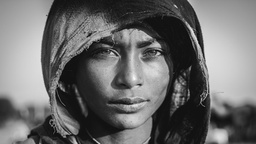
#> input picture portrait.jpg, 256 x 144 px, shrunk from 828 x 466 before the run
$ python main.py
#> lines starting #> are read from the running program, lines starting #| are printed output that depends on the picture; long printed decimals are rounded
import matplotlib.image as mpimg
import matplotlib.pyplot as plt
import scipy.signal as sig
from scipy.spatial import Voronoi, voronoi_plot_2d
from scipy.interpolate import LinearNDInterpolator, griddata

from PIL import Image
import numpy as np
import random as rnd

def get_coordinates(n_points, shift_x, shift_y, region_size):
    x = [(rnd.random() + shift_x)*region_size for _ in range(n_points)]
    y = [(rnd.random() + shift_y)*region_size for _ in range(n_points)]

    return list(zip(x,y))

def stipple_image(sampling_size: int):
    kernel_average = np.ones((sampling_size,sampling_size))/(sampling_size**2)
    convolution_tmp = sig.convolve(img, kernel_average)

    # only keep every sampling_size "n" value
    convolution = convolution_tmp[::sampling_size, ::sampling_size]

    print(f"Size of original image: {img.shape}")
    print(f"SIze of convolution: {convolution.shape}")

    # use value of pixel average to generate n coordinates for each region of the image
    conv_height, conv_width = convolution.shape
    coordinates = []
    for column in range(conv_width):
        for row in range(conv_height):
            n_points = int((255-convolution[row, column]) * sampling_size / 255)
            coordinates.extend(get_coordinates(n_points, column, conv_height-row, sampling_size))

    coordinates = np.array(coordinates)
    print(f"Number of dots: {coordinates.shape}")
    return coordinates

def weight_function(img, upsampling):
    x_size, y_size = img.shape

    x = np.array(list(np.arange(0,y_size)) * x_size)
    y = np.array(list(np.repeat(np.arange(0,x_size), y_size)))

    X = np.arange(0, y_size, upsampling)
    Y = np.arange(0, x_size, upsampling)
    X, Y = np.meshgrid(X, Y)  # 2D grid for interpolation

    Z = griddata((x, y), img.reshape(-1), (X, Y), method='cubic')
    return Z

def calculate_point_shift(voronoi, weight, step, weight_modifier):
    new_points = []
    cum_shift = 0

    max_y, max_x = weight.shape

    for index, region_index in enumerate(voronoi.point_region):
        vertices_indexes = voronoi.regions[region_index]
        vertices = [voronoi.vertices[index] for index in vertices_indexes]

        mass_distance = [0, 0]
        tot_mass = 0
        for point in vertices:
            point_int = [round(coord) for coord in point]
            point_int[0] = sorted([0, point_int[0], max_x-1])[1]
            point_int[1] = sorted([0, point_int[1], max_y-1])[1]

            mass_distance[0] += point_int[0] * float(weight[max_y-1 - point_int[1], point_int[0]]) * weight_modifier
            mass_distance[1] += point_int[1] * float(weight[max_y-1 - point_int[1], point_int[0]]) * weight_modifier
            tot_mass += int(weight[max_y-1 - point_int[1], point_int[0]]) * weight_modifier

        com = [coord/tot_mass for coord in mass_distance]

        current_point = voronoi.points[index]
        shift = com - current_point

        new_point = current_point + step*(shift)
        cum_shift += sum(abs(new_point - current_point))
        new_points.append(new_point)

    return np.array(new_points), cum_shift

if __name__ == "__main__":
    PATH = "portrait.jpg"
    SAMPLING_SIZE = 6
    CORRECTION_STEP = 0.2

    # img = mpimg.imread(PATH)

    img = np.array(Image.open(PATH).convert('L'))
#> img is the input picture: shape (144, 256); min 4, max 250, mean 107.2
    WIDTH, HEIGHT = img.shape
#> WIDTH = 144; HEIGHT = 256

    coordinates = stipple_image(SAMPLING_SIZE)
#> in stipple_image, `convolution_tmp = sig.convolve(img, kernel_average)`:
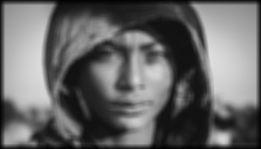
#> convolution_tmp: shape (149, 261) float64; min 1.61, max 222.2, mean 101.7
#> in stipple_image, `convolution = convolution_tmp[::sampling_size, ::sampling_size]`:
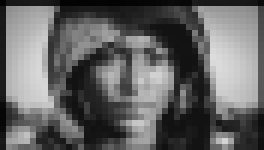
#> convolution: shape (25, 44) float64 (shown 6 times larger); min 3.39, max 220.7, mean 99.8
#| Size of original image: (144, 256)
#| SIze of convolution: (25, 44)
#| Number of dots: (3484, 2)

    stippling_img = plt.scatter(coordinates[:,0], coordinates[:,1],s=3)
    plt.show()
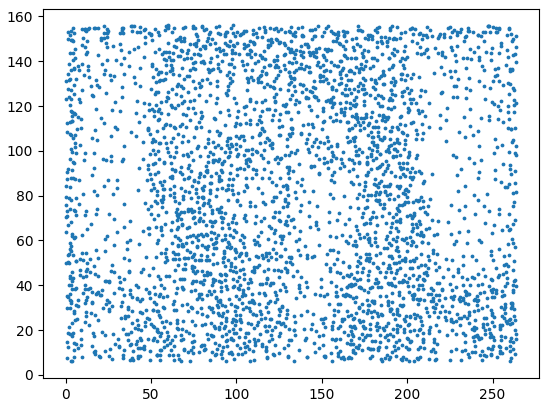
#> figure drawn by matplotlib, 1 panel

    plt.imshow(img, cmap="bone")
    plt.show()

    # [5 lines of commented-out code are left out]


    for i in range(25):
        print(f"Iteration number {i}")

        # create voronoi diagram
        vor = Voronoi(coordinates)

        # get point shifts
        coordinates, error = calculate_point_shift(vor, img, CORRECTION_STEP, 3)
        print(f"Current cumulative shift of points is: {error}")
#> this loop made 25 passes
#| Current cumulative shift of points is: 1602.307
#| Current cumulative shift of points is: 1400.906
#| Current cumulative shift of points is: 1131.950
#| Current cumulative shift of points is: 954.206
#| Current cumulative shift of points is: 838.275
#| Current cumulative shift of points is: 735.410
#| Current cumulative shift of points is: 941.771
#| Current cumulative shift of points is: 591.156
#> (further printed lines are left out)

    stippling_img = plt.scatter(coordinates[:,0], coordinates[:,1], s=3)
    plt.show()
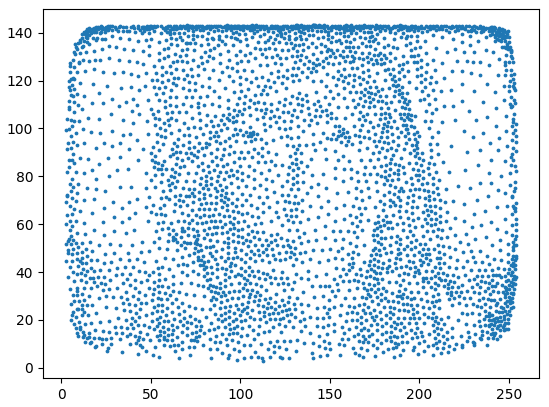
#> figure drawn by matplotlib, 1 panel

$ run again, with polka.jpg copied over portrait.jpg
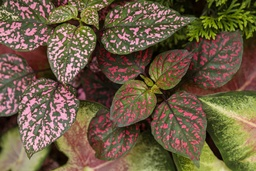
#> input picture polka.jpg, 256 x 171 px, shrunk from 3000 x 2000 before the run
#> in stipple_image, `convolution_tmp = sig.convolve(img, kernel_average)`:
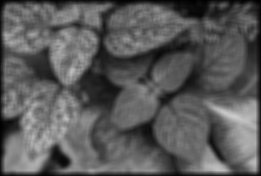
#> convolution_tmp: shape (176, 261) float64; min 0.417, max 204, mean 90.3
#| Size of original image: (171, 256)
#| SIze of convolution: (30, 44)
#| Number of dots: (4532, 2)
#> the loop `for i in range(25):` made 25 passes
#| Current cumulative shift of points is: 2464.928
#| Current cumulative shift of points is: 1938.906
#| Current cumulative shift of points is: 1699.130
#| Current cumulative shift of points is: 1481.734
#| Current cumulative shift of points is: 1052.945
#> (further printed lines are left out)
#> `plt.show()`:
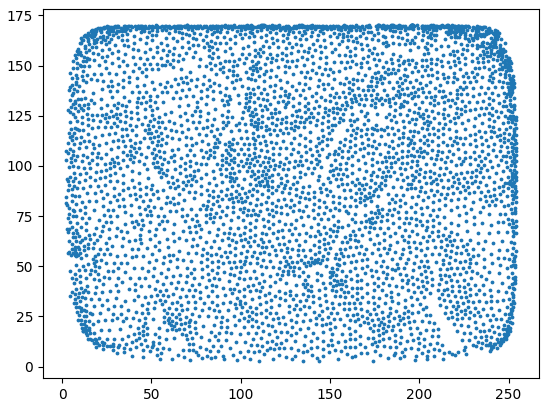
#> figure drawn by matplotlib, 1 panel

$ run again, with polka_stippled.png saved as portrait.jpg
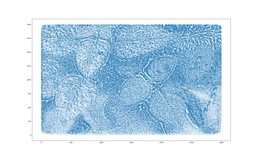
#> input picture polka_stippled.png, 256 x 158 px, shrunk from 2180 x 1348 before the run
#> in stipple_image, `convolution_tmp = sig.convolve(img, kernel_average)`:
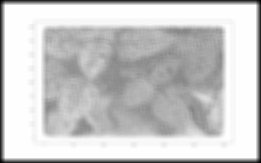
#> convolution_tmp: shape (163, 261) float64; min 7.08, max 255, mean 203.7; drawn with min black and max white
#| Size of original image: (158, 256)
#| SIze of convolution: (28, 44)
#| Number of dots: (1371, 2)
#> the loop `for i in range(25):` made 25 passes
#| Current cumulative shift of points is: 1414.042
#| Current cumulative shift of points is: 1220.030
#| Current cumulative shift of points is: 960.069
#| Current cumulative shift of points is: 818.224
#| Current cumulative shift of points is: 692.247
#> (further printed lines are left out)
#> `plt.show()`:
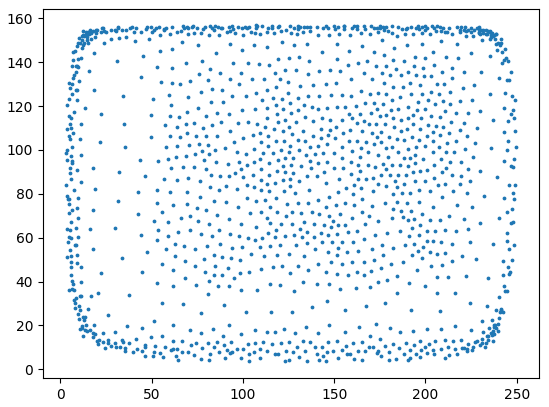
#> figure drawn by matplotlib, 1 panel
